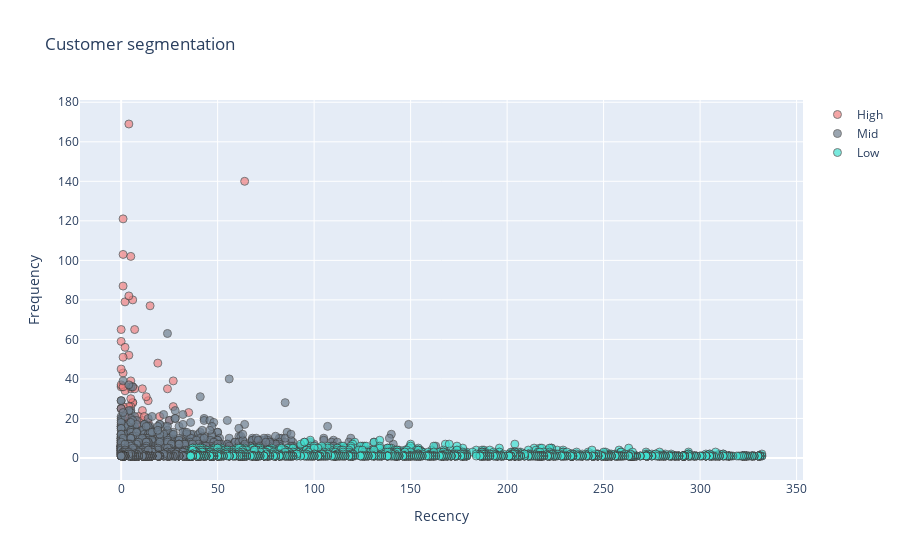

The notebook cell this image was saved under:
### Code cell
# Frequency vs Recency

plot_data = [
        go.Scatter(
        x=invoices_by_user.query("Segment == 'High'")['Recency'],
        y=invoices_by_user.query("Segment == 'High'")['Frequency'],
        mode='markers',
        name='High',
        marker_size=8,
        marker_line_width=1,
        marker_color='lightcoral',
        marker_opacity=0.7
        ),
        go.Scatter(
        x=invoices_by_user.query("Segment == 'Mid'")['Recency'],
        y=invoices_by_user.query("Segment == 'Mid'")['Frequency'],
        mode='markers',
        name='Mid',
        marker_size=8,
        marker_line_width=1,
        marker_color='slategray',
        marker_opacity=0.7
        ),
        go.Scatter(
        x=invoices_by_user.query("Segment == 'Low'")['Recency'],
        y=invoices_by_user.query("Segment == 'Low'")['Frequency'],
        mode='markers',
        name='Low',
        marker_size=8,
        marker_line_width=1,
        marker_color='turquoise',
        marker_opacity=0.7
        )
]

plot_layout = go.Layout(
        yaxis= {'title': "Frequency"},
        xaxis= {'title': "Recency"},
        title='Customer segmentation'
    )
fig = go.Figure(data=plot_data, layout=plot_layout)
fig.show()

### Figure 1 — Plotly figure (JSON) as saved in the notebook; plotly's stock layout.template omitted (floating-point values rounded to 4 significant figures; data arrays with more than 128 entries replaced by an {"elided": "..."} marker saying what was removed)
{"data": [{"marker": {"color": "lightcoral", "line": {"width": 1}, "opacity": 0.7, "size": 8}, "mode": "markers", "name": "High", "type": "scatter", "x": [11, 2, 0, 6, 4, 1, 1, 1, 6, 1, 13, 0, 1, 5, 0, 5, 27, 19, 1, 5, 9, 4, 14, 6, 7, 2, 14, 15, 6, 9, 11, 2, 1, 5, 64, 0, 1, 0, 11, 4, 20, 5, 0, 1, 4, 7, 12, 0, 0, 4, 25, 2, 0, 4, 24, 7, 9, 35, 1, 13, 2, 27], "y": [24, 79, 59, 28, 52, 103, 21, 87, 80, 19, 16, 17, 51, 35, 65, 102, 26, 48, 43, 39, 21, 169, 18, 36, 35, 34, 29, 77, 28, 17, 35, 56, 24, 26, 140, 36, 121, 45, 19, 26, 21, 30, 25, 26, 82, 19, 21, 25, 16, 21, 19, 20, 37, 22, 35, 65, 16, 23, 36, 31, 16, 39]}, {"marker": {"color": "slategray", "line": {"width": 1}, "opacity": 0.7, "size": 8}, "mode": "markers", "name": "Mid", "type": "scatter", "x": {"elided": "1809 int values"}, "y": {"elided": "1809 int values"}}, {"marker": {"color": "turquoise", "line": {"width": 1}, "opacity": 0.7, "size": 8}, "mode": "markers", "name": "Low", "type": "scatter", "x": {"elided": "2249 int values"}, "y": {"elided": "2249 int values"}}], "layout": {"title": {"text": "Customer segmentation"}, "xaxis": {"title": {"text": "Recency"}}, "yaxis": {"title": {"text": "Frequency"}}}}
